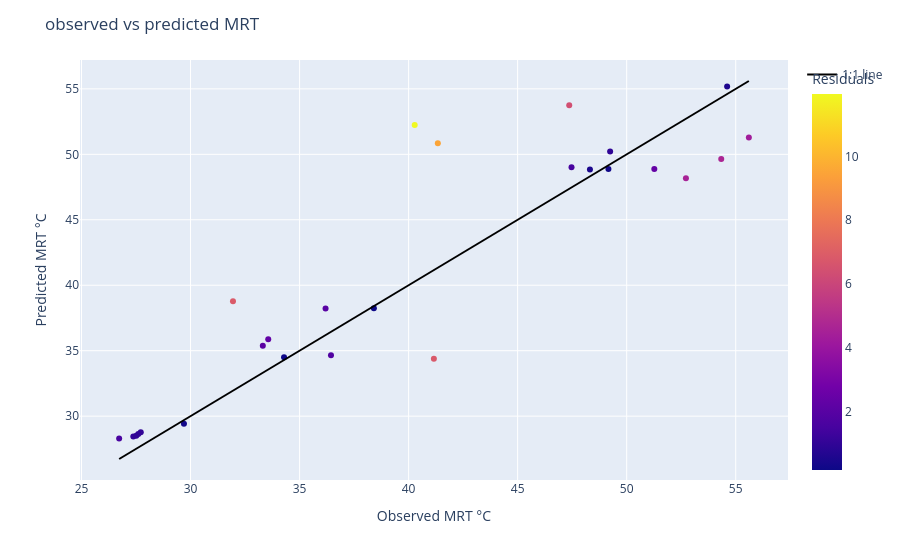

Source (notebook cell):
### Code cell
# plot

# Scatter
fig = px.scatter(
    points_proj,
    x=points_proj['MRT'],
    y=points_proj['MRT_predicted'],
    color=abs(points_proj['residuals']),
    hover_data=["tg_corr", "TA","wind_mean", "Instrument", "condition", "residuals", "WIND M/S", "context"],
)

# 1:1 line
m = min(obs.min(), pred.min())
M = max(obs.max(), pred.max())

fig.add_scatter(
    x=[m, M],
    y=[m, M],
    mode="lines",
    line=dict(color="black", width=2), 
    name="1:1 line"
)

fig.update_layout(
    xaxis_title="Observed MRT °C",
    yaxis_title="Predicted MRT °C",
    title="observed vs predicted MRT", 
    coloraxis_colorbar=dict(title="Residuals")
)


fig.show()

### Figure 1 — Plotly figure (JSON) as saved in the notebook; plotly's stock layout.template omitted (floating-point values rounded to 4 significant figures; data arrays with more than 128 entries replaced by an {"elided": "..."} marker saying what was removed)
{"data": [{"customdata": {"elided": "26x8 mixed values"}, "hovertemplate": "MRT=%{x}<br>MRT_predicted=%{y}<br>tg_corr=%{customdata[0]}<br>TA=%{customdata[1]}<br>wind_mean=%{customdata[2]}<br>Instrument=%{customdata[3]}<br>condition=%{customdata[4]}<br>residuals=%{customdata[5]}<br>WIND M/S=%{customdata[6]}<br>context=%{customdata[7]}<br>color=%{marker.color}<extra></extra>", "legendgroup": "", "marker": {"color": [1.797, 0.219, 4.69, 2.381, 11.96, 9.501, 0.1705, 6.382, 0.517, 6.778, 0.5766, 0.2749, 2.027, 1.54, 4.307, 6.84, 0.2851, 2.068, 1.046, 0.9721, 1.076, 1.033, 2.315, 0.9915, 1.574, 4.547], "coloraxis": "coloraxis", "symbol": "circle"}, "mode": "markers", "name": "", "orientation": "v", "showlegend": false, "type": "scatter", "x": [36.44, 34.29, 54.33, 51.27, 40.28, 41.34, 38.41, 47.36, 48.32, 41.16, 54.61, 49.16, 36.19, 47.47, 55.6, 31.95, 29.7, 33.31, 27.72, 49.24, 27.38, 27.6, 33.56, 27.51, 26.73, 52.72], "xaxis": "x", "y": [34.64, 34.51, 49.65, 48.89, 52.23, 50.84, 38.24, 53.75, 48.83, 34.38, 55.18, 48.89, 38.22, 49.01, 51.29, 38.79, 29.41, 35.38, 28.76, 50.21, 28.45, 28.64, 35.88, 28.5, 28.3, 48.17], "yaxis": "y"}, {"line": {"color": "black", "width": 2}, "mode": "lines", "name": "1:1 line", "type": "scatter", "x": [26.73, 55.6], "y": [26.73, 55.6]}], "layout": {"coloraxis": {"colorbar": {"title": {"text": "Residuals"}}, "colorscale": [[0, "#0d0887"], [0.1111, "#46039f"], [0.2222, "#7201a8"], [0.3333, "#9c179e"], [0.4444, "#bd3786"], [0.5556, "#d8576b"], [0.6667, "#ed7953"], [0.7778, "#fb9f3a"], [0.8889, "#fdca26"], [1, "#f0f921"]]}, "legend": {"tracegroupgap": 0}, "margin": {"t": 60}, "title": {"text": "observed vs predicted MRT"}, "xaxis": {"anchor": "y", "domain": [0, 1], "title": {"text": "Observed MRT °C"}}, "yaxis": {"anchor": "x", "domain": [0, 1], "title": {"text": "Predicted MRT °C"}}}}
